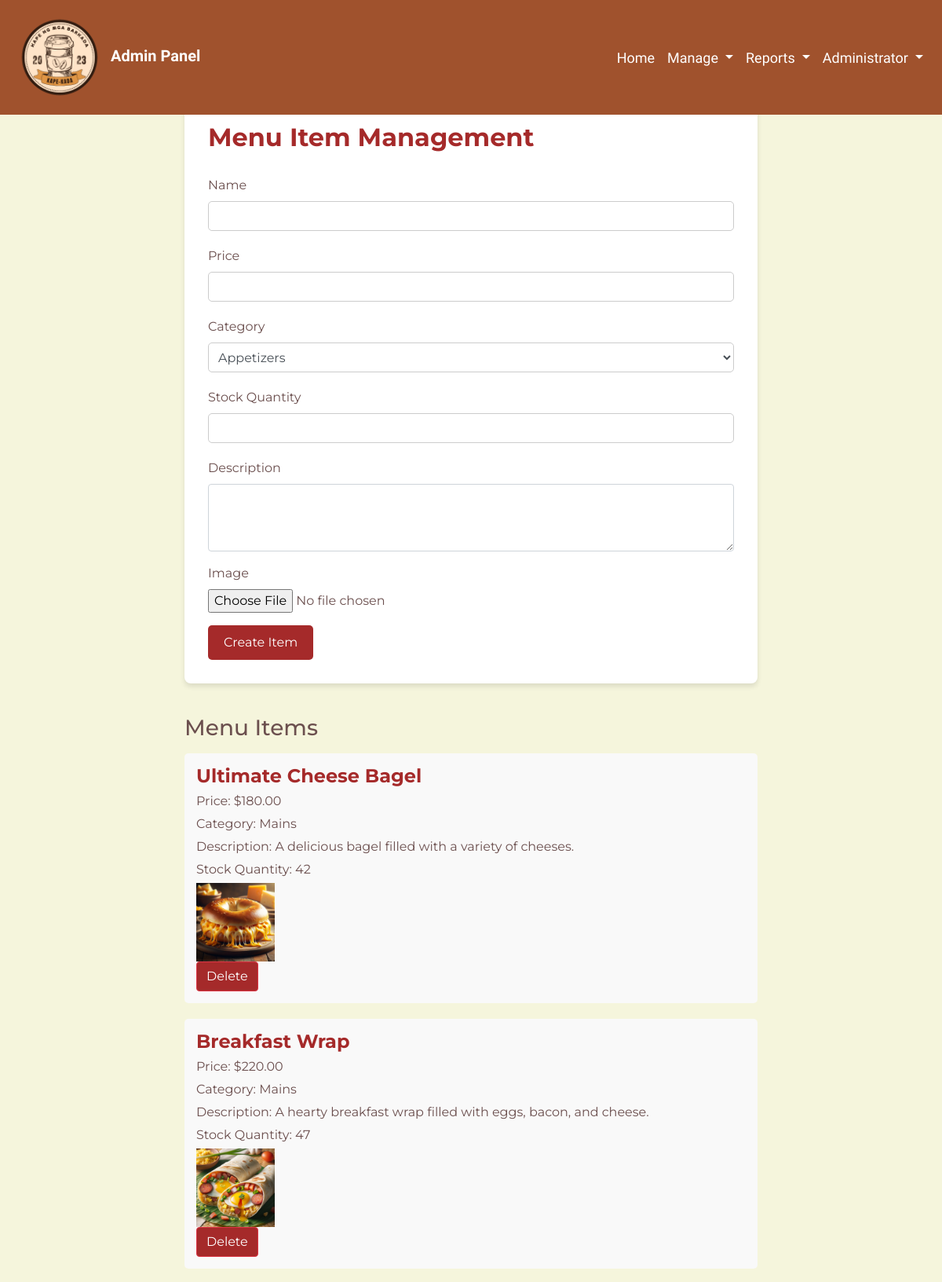
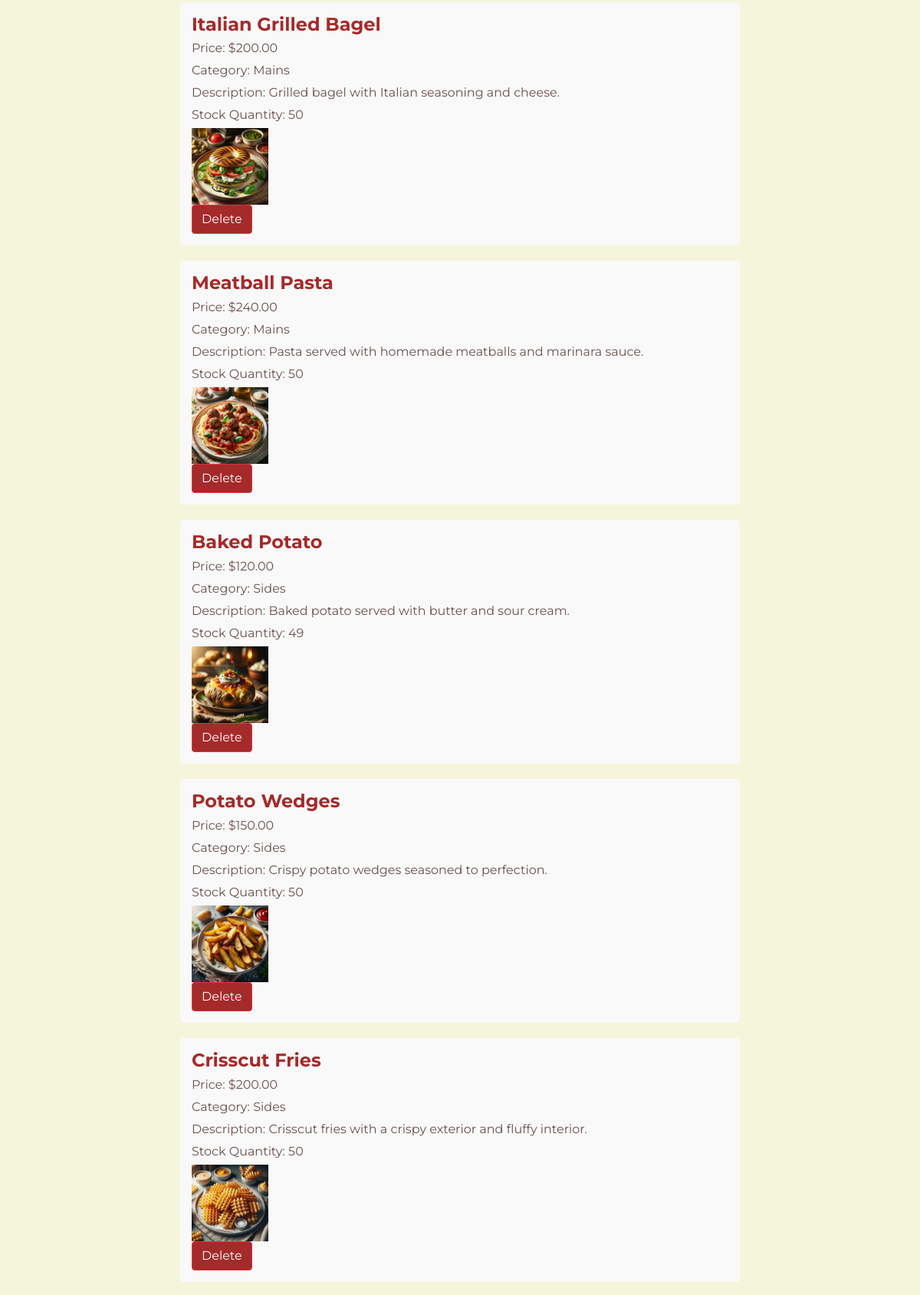
Page /admin_menu.php (signed in, upper part) on the committed database (2 pictures, top to bottom).
### tables this page shows
CREATE TABLE `menu_items` (
  `menu_item_id` int(11) NOT NULL,
  `name` varchar(100) NOT NULL,
  `category` varchar(50) NOT NULL,
  `price` decimal(10,2) NOT NULL,
  `description` text DEFAULT NULL,
  `stock_quantity` int(11) NOT NULL,
  `image` varchar(60) DEFAULT NULL
);

### admin_menu.php (the view, shortened to what this page needs)
<?php
include 'admin_navbar.php';
include 'db_connection.php';
$sql = "SELECT * FROM menu_items";
$result = mysqli_query($conn, $sql);
$menu_items = [];
if (mysqli_num_rows($result) > 0) {
    while ($row = mysqli_fetch_assoc($result)) {
        $menu_items[] = $row;
    }
}
?>
<!DOCTYPE html>
<html lang="en">
<head>
    <link rel="stylesheet" href="https://stackpath.bootstrapcdn.com/bootstrap/4.5.2/css/bootstrap.min.css">
</head>
<body>
<div class="container">
    <div class="row justify-content-center">
        <div class="col-md-8">
            <div class="promotion-container">
                <h2 class="promotion-title">Menu Item Management</h2>
                <form class="promotion-form" method="post" action="<?php echo htmlspecialchars($_SERVER["PHP_SELF"]); ?>" enctype="multipart/form-data">
                    <div class="form-group">
                        <label for="name">Name</label>
                        <input type="text" class="form-control" id="name" name="name" required>
                    </div>
                    <div class="form-group">
                        <label for="price">Price</label>
                        <input type="number" class="form-control" id="price" name="price" min="0.01" step="0.01" required>
                    </div>
                    <div class="form-group">
                        <label for="category">Category</label>
                        <select class="form-control" id="category" name="category" required>
                            <option value="Appetizers">Appetizers</option>
                        </select>
                    </div>
                    <div class="form-group">
                        <label for="stock_quantity">Stock Quantity</label>
                        <input type="number" class="form-control" id="stock_quantity" name="stock_quantity" min="0" required>
                    </div>
                    <div class="form-group">
                        <label for="description">Description</label>
                        <textarea class="form-control" id="description" name="description" rows="3" required></textarea>
                    </div>
                    <div class="form-group">
                        <label for="image">Image</label>
                        <input type="file" class="form-control-file" id="image" name="image" accept="image/*" required>
                    </div>
                    <button type="submit" class="btn btn-primary" name="create_item">Create Item</button>
                </form>
            </div>
            <div class="promotion-list">
                <h3>Menu Items</h3>
                <?php if (empty($menu_items)): ?>
                    <p>No menu items available.</p>
                <?php else: ?>
                    <?php foreach ($menu_items as $item): ?>
                        <div class="promotion-item">
                            <h4><?php echo htmlspecialchars($item['name']); ?></h4>
                            <p>Price: $<?php echo htmlspecialchars($item['price']); ?></p>
                            <p>Category: <?php echo htmlspecialchars($item['category']); ?></p>
                            <p>Description: <?php echo htmlspecialchars($item['description']); ?></p>
                            <p>Stock Quantity: <?php echo htmlspecialchars($item['stock_quantity']); ?></p>
                            <?php if ($item['image']): ?>
                                <img src="images/<?php echo htmlspecialchars($item['image']); ?>" alt="<?php echo htmlspecialchars($item['name']); ?>" style="width: 100px; height: auto;">
                            <?php endif; ?>
                            <div class="promotion-buttons">
                                <form method="post" action="<?php echo htmlspecialchars($_SERVER["PHP_SELF"]); ?>" style="display: inline;">
                                    <button type="submit" class="btn btn-danger delete-btn">Delete</button>
                                </form>
                            </div>
                        </div>
                    <?php endforeach; ?>
                <?php endif; ?>
            </div>
        </div>
    </div>
</div>
</body>
</html>

### admin_navbar.php (style rules this page uses)
body { padding-top: 56px; color: #FFFFFF; }

### admin_menu.php (style rules this page uses)
body { background-color: #F5F5DC; color: #6B4F4E; font-family: 'Montserrat', sans-serif; }
.container { margin-top: 70px; }
.promotion-container { background-color: #FFFFFF; padding: 30px; border-radius: 8px; box-shadow: 0 4px 6px rgba(0, 0, 0, 0.1); }
.promotion-title { color: #A52A2A; font-weight: 700; margin-bottom: 30px; }
.promotion-form input[type="text"], .promotion-form input[type="number"], .promotion-form select { margin-bottom: 20px; border: 1px solid #ccc; border-radius: 5px; padding: 8px; width: 100%; }
.promotion-form button[type="submit"] { background-color: #A52A2A; color: #FFFFFF; border: none; border-radius: 5px; padding: 10px 20px; cursor: pointer; }
.promotion-list h3 { margin-top: 40px; margin-bottom: 15px; }
.promotion-list .promotion-item { background-color: #F9F9F9; padding: 15px; margin-bottom: 20px; border-radius: 5px; }
.promotion-list .promotion-item h4 { color: #A52A2A; font-weight: 700; margin-bottom: 5px; }
.promotion-list .promotion-item p { margin-bottom: 5px; }
.promotion-buttons { display: flex; }
.promotion-buttons .delete-btn, .promotion-buttons .update-btn { margin-right: 10px; }
.promotion-buttons .delete-btn { background-color: #A52A2A; color: #FFFFFF; }

### rows in the picture
menu_items: name "Ultimate Cheese Bagel", price "180.00", category "Mains", description "A delicious bagel filled with a variety of cheeses.", stock_quantity "42", image (picture)
menu_items: name "Breakfast Wrap", price "220.00", category "Mains", description "A hearty breakfast wrap filled with eggs, bacon, and cheese.", stock_quantity "47", image (picture)
menu_items: name "Italian Grilled Bagel", price "200.00", category "Mains", description "Grilled bagel with Italian seasoning and cheese.", stock_quantity "50", image (picture)
menu_items: name "Meatball Pasta", price "240.00", category "Mains", description "Pasta served with homemade meatballs and marinara sauce.", stock_quantity "50", image (picture)
menu_items: name "Baked Potato", price "120.00", category "Sides", description "Baked potato served with butter and sour cream.", stock_quantity "49", image (picture)
menu_items: name "Potato Wedges", price "150.00", category "Sides", description "Crispy potato wedges seasoned to perfection.", stock_quantity "50", image (picture)
menu_items: name "Crisscut Fries", price "200.00", category "Sides", description "Crisscut fries with a crispy exterior and fluffy interior.", stock_quantity "50", image (picture)
